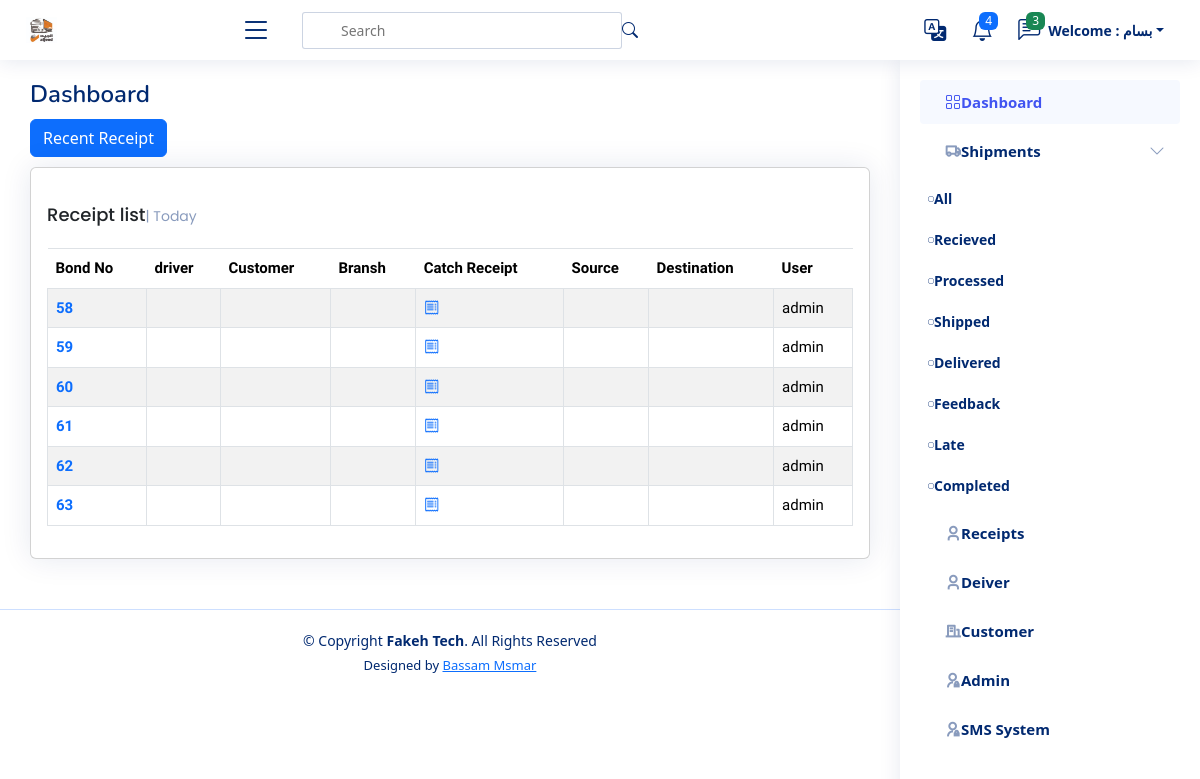
The app's page /receipt/ (signed in) with its own data.
### settings/models.py (models this page shows, shortened)
class Company(models.Model):
    name = models.CharField(_("Company Name"), max_length=100)
    logo = models.ImageField(_("Company Logo"), upload_to='company')
    cover = models.ImageField(_("Company Cover"), upload_to='company', null=True, blank=True)
    subtitle = models.TextField(_("Subtitle"), max_length=500)
    facebool_link = models.URLField(_("Facebool_link"), max_length=200, null=True, blank=True)
    twitter_link = models.URLField(_("Twitter_link"), max_length=200, null=True, blank=True)
    youtube_link = models.URLField(_("Youtube_link"), max_length=200, null=True, blank=True)
    phone = models.IntegerField(_("Company Phone"), null=True, blank=True)
    email = models.EmailField(_("Company Email"), max_length=500, null=True, blank=True)
    address = models.TextField(_("Company Address"), max_length=500, null=True, blank=True)
    android_app = models.URLField(_("Android app"), max_length=200, null=True, blank=True)
    ios_app = models.URLField(_("ios app"), max_length=200, null=True, blank=True)
    call_us = models.IntegerField(_("call us"), null=True, blank=True)
    email_us = models.EmailField(_("email us"), max_length=100, null=True, blank=True)

### receipt/models.py (models this page shows, shortened)
class Receipt(models.Model):
    user = models.ForeignKey(User,  related_name='receipts_user', on_delete=models.SET_NULL, null=True)
    shipment = models.ForeignKey(Shipment,  related_name='receipts_shipment', on_delete=models.SET_NULL, null=True)
    fare = models.IntegerField(_("Fare"), null=True, blank=True)
    premium = models.IntegerField(_("Premium"), null=True, blank=True)
    fare_return = models.IntegerField(_("Return"), null=True, blank=True)
    days_stayed = models.IntegerField(_("Days Stayed "), null=True, blank=True)
    stay_cost = models.IntegerField(_("Stay Cost") , null=True, blank=True)
    deducted = models.IntegerField(_("Deducted") , null=True, blank=True)
    create_at = models.DateTimeField(_("Create At"), default=timezone.now)
    code = models.ImageField(_("Receipt code"), blank=True, null=True, upload_to='receipt_code')
    total = models.IntegerField(_("Total"), default=0)
    compiled = models.BooleanField(_("Compiled"), default=False)

### receipt/views.py (the view)
# urls.py: path('', ReceiptList.as_view(), name='receipt_list'),
class ReceiptList(ListView):
    model = Receipt
    template_name = 'receipt/receipt_list.html'

### templates/receipt/receipt_list.html (shortened to what this page needs)
{% extends 'base.html' %} {% load static %} {% load i18n %} {% block body %}
<main id="main" class="main">
  <div class="pagetitle">
    <h1>{% translate "Dashboard" %}</h1>
  </div>
  <div class="pagetitle">
    <a href="{% url 'receipt_create'  %}">
      <button type="button" class="btn btn-primary">
        {% translate "Recent Receipt"%}
      </button>
    </a>
  </div>
  <section class="section dashboard">
    <div class="row">
      <div class="col-lg-12">
        <div class="row">
          <div class="col-12">
            <div class="card recent-sales overflow-auto">
              <div class="card-body">
                <h5 class="card-title">{% translate "Receipt list" %}<span>| Today</span></h5>
                <table class="table table-borderless table-bordered datatable table-striped table-hover">
                  <thead>
                    <tr>
                      <th scope="col">{% translate "Bond No" %}</th>
                      <th scope="col">{% translate "driver" %}</th>
                      <th scope="col">{% translate "Customer" %} </th>
                      <th scope="col">{% translate "Bransh" %} </th>
                      <th scope="col">{% translate "Catch Receipt" %} </th>
                      <th scope="col">{% translate "Source" %} </th>
                      <th scope="col">{% translate "Destination" %} </th>
                      <th scope="col">{% translate "User" %} </th>
                    </tr>
                  </thead>
                  <tbody>
                    {% for object in object_list %}
                    <tr>
                      <th scope="row"><a href="{% url 'receipt_detail' object.id %}"
                          style="text-decoration: none;">{{object.id}}</a></th>
                      <th scope="row"></th>
                      <th scope="row"></th>
                      <th scope="row"></th>
                      <td>
                        <a href="{% url 'receipt_detail' object.id %}" target="_blank">
                          <i class="bi bi-receipt"></i>
                        </a>
                      </td>
                      <td>{{object.shipment.customer_branch.city}} </td>
                      <td> {{object.shipment.destination}}</td>
                      <td>{{object.user}}</td>
                    </tr>
                    {% endfor %}
                  </tbody>
                </table>
              </div>
            </div>
          </div>
        </div>
      </div>
    </div>
  </section>
</main>
{% endblock %}

### templates/base.html (shortened to what this page needs)
{% load static %}
{% load i18n %}
{% get_current_language as LANGUAGE_CODE %}
<!DOCTYPE html>
<html lang="en"  {% if LANGUAGE_CODE == 'ar' %} dir="rtl" {% endif %} >
<head>
  <link rel="stylesheet" href="{% static 'style.css' %} ">
  {% if LANGUAGE_CODE == 'en' %}
    <link href="{% static 'en/vendor/bootstrap/css/bootstrap.min.css' %} " rel="stylesheet">
    <link href="{% static 'en/vendor/bootstrap-icons/bootstrap-icons.css' %} " rel="stylesheet">
    <link href="{% static 'en/vendor/boxicons/css/boxicons.min.css' %} " rel="stylesheet">
    <link href="{% static 'en/vendor/quill/quill.snow.css' %} " rel="stylesheet">
    <link href="{% static 'en/vendor/quill/quill.bubble.css' %} " rel="stylesheet">
    <link href="{% static 'en/vendor/remixicon/remixicon.css' %} " rel="stylesheet">
    <link href="{% static 'en/vendor/simple-datatables/style.css' %} " rel="stylesheet">
  {% endif %}
</head>
<body>
  {% if request.user.is_authenticated %}
  <header id="header" class="header fixed-top d-flex align-items-center">
    <div class="d-flex align-items-center justify-content-between">
      <a href="/" class="logo d-flex align-items-center">
        <img src="{{ company_data.logo.url }} " alt="ألجيد">
      </a>
      <i class="bi bi-list toggle-sidebar-btn"></i>
    </div>
    <div class="search-bar">
      <form class="search-form d-flex align-items-center" method="POST" action="#">
        <input type="text" name="query" placeholder="Search" title="Enter search keyword">
        <button type="submit" title="Search"><i class="bi bi-search"></i></button>
      </form>
    </div>
    <nav class="header-nav ms-auto">
      <ul class="d-flex align-items-center">
        <li class="nav-item dropdown">
          <a class="nav-link nav-icon" href="#" data-bs-toggle="dropdown">
            <i class="bi bi-translate"></i>
          </a>
                {% get_current_language as LANGUAGE_CODE %}
                {% get_available_languages as LANGUAGES %}
                {% get_language_info_list for LANGUAGES as languages %}
        </li>
        <li class="nav-item dropdown">
          <a class="nav-link nav-icon" href="#" data-bs-toggle="dropdown">
            <i class="bi bi-bell"></i>
            <span class="badge bg-primary badge-number">4</span>
          </a>
        </li>
        <li class="nav-item dropdown">
          <a class="nav-link nav-icon" href="#" data-bs-toggle="dropdown">
            <i class="bi bi-chat-left-text"></i>
            <span class="badge bg-success badge-number">3</span>
          </a>
        </li>
        {% if request.user.is_authenticated %}
        <li class="nav-item dropdown pe-3">
          <a class="nav-link nav-profile d-flex align-items-center pe-0" href="#" data-bs-toggle="dropdown">
            <span class="d-none d-md-block dropdown-toggle ps-2">{% translate "Welcome" %} : {{ request.user.first_name }}</span>
          </a>
        </li>
        {% else %}
        <button type="button" class="btn btn-primary mx-3"><a href="{% url 'login' %}" class="nav-link">Login</a></button>
        {% endif %}
      </ul>
    </nav>
  </header>
  <aside id="sidebar" class="sidebar">
    <ul class="sidebar-nav" id="sidebar-nav">
      <li class="nav-item">
        <a class="nav-link " href="/">
          <i class="bi bi-grid"></i>
          <span>{% translate "Dashboard" %}</span>
        </a>
      </li>
         <li class="nav-item">
        <a class="nav-link collapsed" data-bs-target="#forms-nav" data-bs-toggle="collapse" href="/shipment">
          <i class="ri-truck-line"></i><span>{% translate "Shipments" %}</span><i class="bi bi-chevron-down ms-auto"></i>
        </a>
        <ul id="forms-nav" class="nav-content" data-bs-parent="#sidebar-nav">
          <li>
            <a href="{% url 'shipment_list' status='All' %}">
              <i class="bi bi-circle"></i><span>{% translate "All" %}</span>
            </a>
          </li>
          <li>
            <a href="{% url 'shipment_list' status='Recieved' %}">
              <i class="bi bi-circle"></i><span>{% translate "Recieved" %}</span>
            </a>
          </li>
          <li>
            <a href="{% url 'shipment_list' status='Processed' %}">
              <i class="bi bi-circle"></i><span>{% translate "Processed" %}</span>
            </a>
          </li>
          <li>
            <a href="{% url 'shipment_list' status='Shipped' %}">
              <i class="bi bi-circle"></i><span>{% translate "Shipped" %}</span>
            </a>
          </li>
          <li>
            <a href="{% url 'shipment_list' status='Delivered' %}">
              <i class="bi bi-circle"></i><span>{% translate "Delivered" %} </span>
            </a>
          </li>
          <li>
            <a href="{% url 'shipment_list' status='Feedback' %}">
              <i class="bi bi-circle"></i><span>{% translate "Feedback" %}</span>
            </a>
          </li>
          <li>
            <a href="{% url 'shipment_list' status='Late' %}">
              <i class="bi bi-circle"></i><span>{% translate "Late" %}</span>
            </a>
          </li>
          <li>
            <a href="{% url 'shipment_list' status='Completed' %}">
              <i class="bi bi-circle"></i><span>{% translate "Completed" %}</span>
            </a>
          </li>
        </ul>
      </li>
      <li class="nav-item">
        <a class="nav-link collapsed" href="/receipt">
          <i class="ri-user-3-line"></i>
          <span>{% translate "Receipts" %}</span>
        </a>
      </li>
      <li class="nav-item">
        <a class="nav-link collapsed" href="/driver">
          <i class="ri-user-3-line"></i>
          <span>{% translate "Deiver" %}</span>
        </a>
      </li>
      {% if request.user.is_authenticated and request.user.is_superuser %}
      <li class="nav-item">
        <a class="nav-link collapsed" href="/customer">
          <i class="ri-building-line"></i>
          <span>{% translate "Customer" %}</span>
        </a>
      </li>
      <li class="nav-item">
        <a class="nav-link collapsed" href="/admin">
          <i class="ri-admin-line"></i>
          <span>{% translate "Admin" %}</span>
        </a>
      </li>
      <li class="nav-item">
        <a class="nav-link collapsed" href="{% url 'send_sms' status='All' %}">
          <i class="ri-admin-line"></i>
          <span>{% translate "SMS System" %}</span>
        </a>
      </li>
      {% endif %}
    </ul>
  </aside>
  {% endif %}
  {% block body %}
  {% endblock %}
  {% if request.user.is_authenticated %}
  <footer id="footer" class="footer">
    <div class="copyright">
      &copy; Copyright <strong><span>Fakeh Tech</span></strong>. All Rights Reserved
    </div>
    <div class="credits">
      Designed by <a href="">Bassam Msmar</a>
    </div>
  </footer>
  {% endif %}
</body>
</html>

### static/style.css (style rules this page uses)
:root { scroll-behavior: smooth; }
body { font-family: "Open Sans", sans-serif; background: #f6f9ff; color: #444444; }
a { color: #4154f1; text-decoration: none; }
h1, h2, h3, h4, h5, h6 { font-family: "Nunito", sans-serif; }
#main { margin-top: 60px; padding: 20px 30px; transition: all 0.3s; }
.pagetitle { margin-bottom: 10px; }
.pagetitle h1 { font-size: 24px; margin-bottom: 0; font-weight: 600; color: #012970; }
.card { margin-bottom: 30px; border: none; border-radius: 5px; box-shadow: 0px 0 30px rgba(1, 41, 112, 0.1); }
.card-title { padding: 20px 0 15px 0; font-size: 18px; font-weight: 500; color: #012970; font-family: "Poppins", sans-serif; }
.card-title span { color: #899bbd; font-size: 14px; font-weight: 400; }
.card-body { padding: 0 20px 20px 20px; }
.logo { line-height: 1; }
@media (min-width: 1200px) { .logo { width: 280px; } }
.logo img { max-height: 26px; margin-left: 6px; }
.header { transition: all 0.5s; z-index: 997; height: 60px; box-shadow: 0px 2px 20px rgba(1, 41, 112, 0.1); background-color: #fff; padding-right: 20px; }
.header .toggle-sidebar-btn { font-size: 32px; padding-right: 10px; cursor: pointer; color: #012970; }
.header .search-bar { min-width: 360px; padding: 0 20px; }
.header .search-form { width: 100%; }
.header .search-form input { border: 0; font-size: 14px; color: #012970; border: 1px solid rgba(1, 41, 112, 0.2); padding: 7px 8px 7px 38px; border-radius: 3px; transition: 0.3s; width: 100%; }
.header .search-form button { border: 0; padding: 0; margin-right: -30px; background: none; }
.header .search-form button i { color: #012970; }
.header-nav ul { list-style: none; }
.header-nav > ul { margin: 0; padding: 0; }
.header-nav .nav-icon { font-size: 22px; color: #012970; margin-left: 25px; position: relative; }
.header-nav .nav-profile { color: #012970; }
.header-nav .nav-profile span { font-size: 14px; font-weight: 600; }
.header-nav .badge-number { position: absolute; inset: -2px -5px auto auto; font-weight: normal; font-size: 12px; padding: 3px 6px; }
.sidebar { position: fixed; top: 60px; right: 0; bottom: 0; width: 300px; z-index: 996; transition: all 0.3s; padding: 20px; overflow-y: auto; scrollbar-width: thin; scrollbar-color: #aab7cf transparent; box-shadow: 0px 0px 20px rgba(1, 41, 112, 0.1); background-color: #fff; }
@media (min-width: 1200px) { #main, #footer { margin-right: 300px; } }
.sidebar-nav { padding: 0; margin: 0; list-style: none; }
.sidebar-nav li { padding: 0; margin: 0; list-style: none; }
.sidebar-nav .nav-item { margin-bottom: 5px; }
.sidebar-nav .nav-link { display: flex; align-items: center; font-size: 15px; font-weight: 600; color: #4154f1; transition: 0.3; background: #f6f9ff; padding: 10px 15px; border-radius: 4px; }
.sidebar-nav .nav-link i { font-size: 16px; margin-left: 10px; color: #4154f1; }
.sidebar-nav .nav-link.collapsed { color: #012970; background: #fff; }
.sidebar-nav .nav-link.collapsed i { color: #899bbd; }
.sidebar-nav .nav-link .bi-chevron-down { margin-left: 0; transition: transform 0.2s ease-in-out; }
.sidebar-nav .nav-content { padding: 5px 0 0 0; margin: 0; list-style: none; }
.sidebar-nav .nav-content a { display: flex; align-items: center; font-size: 14px; font-weight: 600; color: #012970; transition: 0.3; padding: 10px 40px 10px 0; transition: 0.3s; text-decoration-line: none; }
.sidebar-nav .nav-content a i { font-size: 6px; margin-left: 8px; line-height: 0; border-radius: 50%; text-decoration-line: none; }
.dashboard .recent-sales { font-size: 15px; font-family: "Tajawal", sans-serif; }
.dashboard .recent-sales .table thead { background: #f6f6fe; }
.dashboard .recent-sales .table thead th { border: 0; }
.footer { padding: 20px 0; font-size: 14px; transition: all 0.3s; border-top: 1px solid #cddfff; }
.footer .copyright { text-align: center; color: #012970; }
.footer .credits { padding-top: 5px; text-align: center; font-size: 13px; color: #012970; }
.logo { max-width: 200px; margin: 20px; float: left; display: block; }

### records on screen
Company: logo (picture)
Receipt: id "58", user "admin"
Receipt: id "59", user "admin"
Receipt: id "60", user "admin"
Receipt: id "61", user "admin"
Receipt: id "62", user "admin"
Receipt: id "63", user "admin"

### other values on screen
{{ request.user.first_name }} "بسام"
